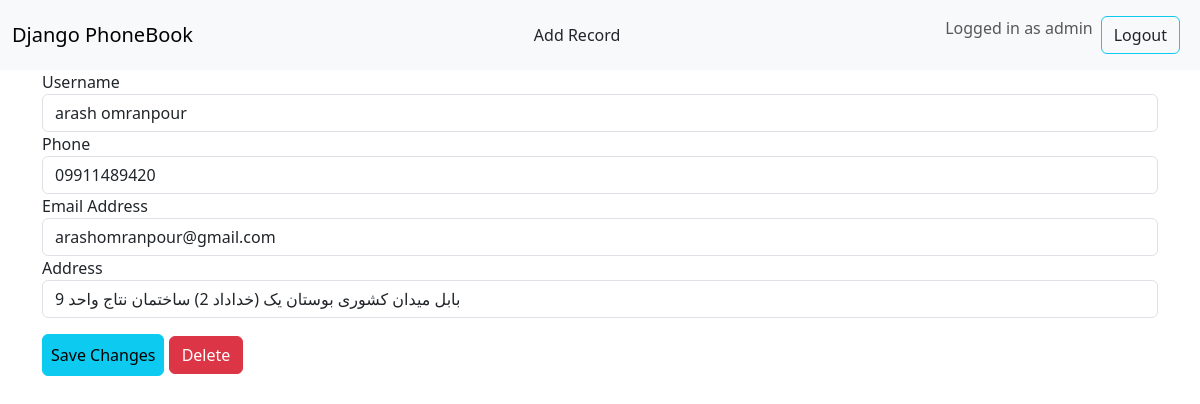
Page /edit/6/ (signed in) on the committed database.
### PB_mod/models.py (models this page shows, shortened)
class Contact(models.Model):
    username=models.CharField(max_length=40)
    phone=models.CharField(max_length=30,verbose_name="phone number")
    email=models.EmailField(max_length=30,verbose_name="email",blank=True,null=True)
    address=models.CharField(max_length=300,verbose_name="Address")
    created_at=models.DateTimeField(auto_now_add=True)
    updated_at=models.DateTimeField(auto_now=True)

### PB_mod/views.py (the view, shortened to what this page needs)
# urls.py: path('edit/<int:pk>/', views.RecordUpdateView.as_view(), name='Record'),
class RecordUpdateView(UpdateView):
    model = models.Contact  # Ensure Contact model is correctly defined
    template_name = "record.html"
    fields = ['username', 'phone', 'email', 'address']  # Include fields to be updated
    success_url = reverse_lazy('home')  # Replace with the name of your success page

### PB_mod/templates/record.html (shortened to what this page needs)
{% extends "base.html" %}
{% block content %}
<form class="container" method="POST">
    <div class="form-group">
        <label for="username">Username</label>
        <input type="text" name="username" class="form-control" id="username" value="{{ form.username.value }}">
    </div>
    <div class="form-group">
        <label for="phone">Phone</label>
        <input type="text" name="phone" class="form-control" id="phone" value="{{ form.phone.value }}">
    </div>
    <div class="form-group">
        <label for="email">Email Address</label>
        <input type="email" name="email" class="form-control" id="email" value="{{ form.email.value }}">
    </div>
    <div class="form-group">
        <label for="address">Address</label>
        <input type="text" name="address" class="form-control" id="address" value="{{ form.address.value }}">
    </div>
    <button type="submit" class="btn btn-info my-3 p-2">Save Changes</button>
    <td>
        <a href="{% url 'delete_record' contact.pk %}" class="btn btn-danger">Delete</a>
    </td>
</form>
{% endblock content %}

### PB_mod/templates/navbar.html (shortened to what this page needs)
<nav class="navbar navbar-expand-lg bg-body-tertiary">
  <div class="container-fluid">
      <a class="navbar-brand" href="{% url 'home' %}">Django PhoneBook</a>
      <div class="collapse navbar-collapse" id="navbarSupportedContent">
          {% if user.is_authenticated %}
          <a class="nav-item">
            <a class="nav-link" href="{% url 'add_record' %}">Add Record</a>
          </a>
          <ul class="navbar-nav ms-auto">
              <li class="nav-item">
                  <div class="navbar-text">Logged in as {{ user.username }}</div>
              </li>
              <li class="nav-item">
                  <form class="nav-link text-light d-inline-block" method="post" action="{% url 'logout' %}">
                      <button class="btn btn-outline-info text-dark" type="submit">Logout</button>
                  </form>
              </li>
          </ul>
          {% endif %}
      </div>
  </div>
</nav>

### rows in the picture
Contact: username "arash omranpour", phone "09911489420", email "arashomranpour@gmail.com", address "بابل میدان کشوری بوستان یک (خداداد 2) ساختمان نتاج واحد 9"

### other values in the picture
{{ user.username }} "admin"
